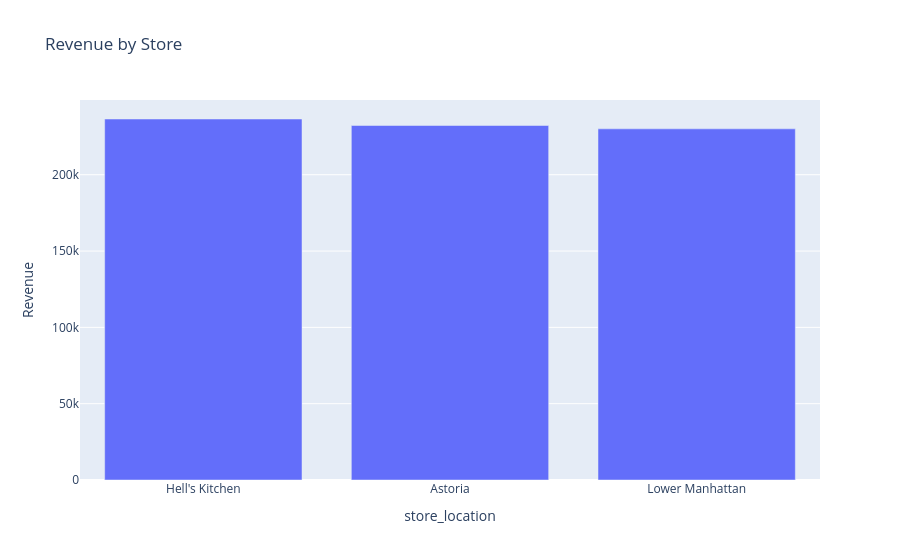

This figure's notebook cell:
### Code cell
fig = px.bar(
    x=revenue_by_store.index,
    y=revenue_by_store.values,
    labels={'x': 'store_location', 'y': 'Revenue'},
    title="Revenue by Store"
)

fig.show()

### Figure 1 — Plotly figure (JSON) as saved in the notebook; plotly's stock layout.template omitted (floating-point values rounded to 4 significant figures)
{"data": [{"hovertemplate": "store_location=%{x}<br>Revenue=%{y}<extra></extra>", "legendgroup": "", "marker": {"color": "#636efa", "pattern": {"shape": ""}}, "name": "", "orientation": "v", "showlegend": false, "textposition": "auto", "type": "bar", "x": ["Hell's Kitchen", "Astoria", "Lower Manhattan"], "xaxis": "x", "y": [236500.0, 232200.0, 230100.0], "yaxis": "y"}], "layout": {"barmode": "relative", "legend": {"tracegroupgap": 0}, "title": {"text": "Revenue by Store"}, "xaxis": {"anchor": "y", "domain": [0, 1], "title": {"text": "store_location"}}, "yaxis": {"anchor": "x", "domain": [0, 1], "title": {"text": "Revenue"}}}}
